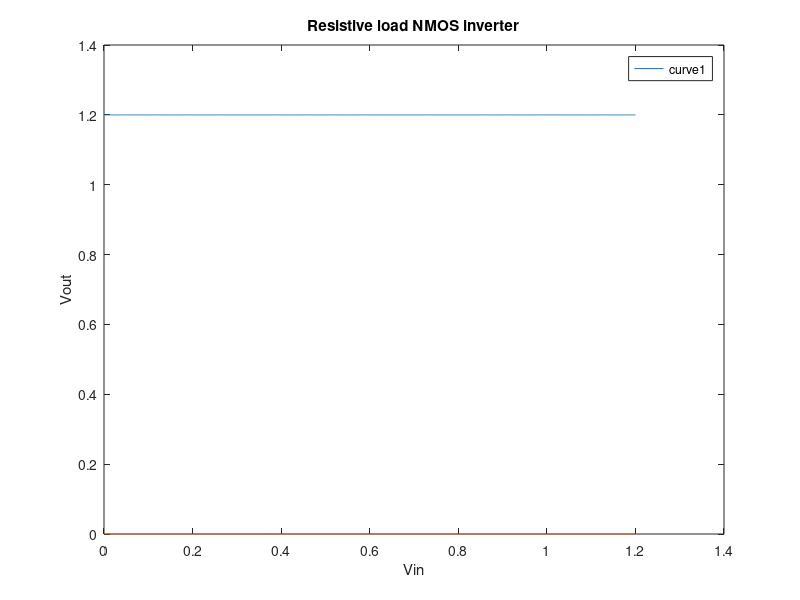

MATLAB code to generate this figure:


N=5000;

VDD=1.2;

VGS=linspace(0, 1.2 ,N);

Kn = 40e-6*2; % 40 uA/V^2, (W/L)=2

Rload = 0;

Vt = 1.25;

lambda = 0.25;

Vout = zeros(size(VGS));

state = zeros(size(VGS));

guess = 3; %initial guess for vout
display('hasd')
 

for i=1:length(VGS)

    if (i > 1)

        guess = Vout(i-1); % use previous VDS as guess for next one

    end

   

    if (VGS(i) <= Vt)

        Vout(i) = VDD;

        state(i) = 0;

    else

        [VDS1, converged1] = nMOS(VGS(i), VDD, lambda, Rload, Kn, Vt, -100, 100, guess);

        [VDS2, converged2] = nMOStt(VGS(i), VDD, lambda, Rload, Kn, Vt, -100, 100, guess); 

       

        if (converged1 == 0 && converged2 == 0)

            display(sprintf('vgs=%g neither function converged: error', VGS(i)));

            VGS(i)

            return;

        elseif (converged1 == 1 && VDS1 <= VGS(i)-Vt) % lin succeeded

            Vout(i) = VDS1;

            state(i) = 1; % lin

        elseif (converged2 == 1 && VDS2 > VGS(i)-Vt) % sat succeeded

            Vout(i) = VDS2;

            state(i) = 2; % sat;

        else

            display('Error: inconsistent solution');

            if (converged1==1)

                display(sprintf('-> linear converged, but VDS(%g) < VGS(%g) - Vt(%g) failed.', VDS1, VGS(i), Vt));

            end

            

            if (converged2==1)

                display(sprintf('-> saturation converged, but VDS(%g) > VGS(%g) - Vt(%g) failed.', VDS2, VGS(i), Vt));

            end

        end    

    end

end

 

plot(VGS, Vout, VGS, state);

legend('curve1');

title('Resistive load NMOS inverter');

xlabel('Vin');

ylabel('Vout');